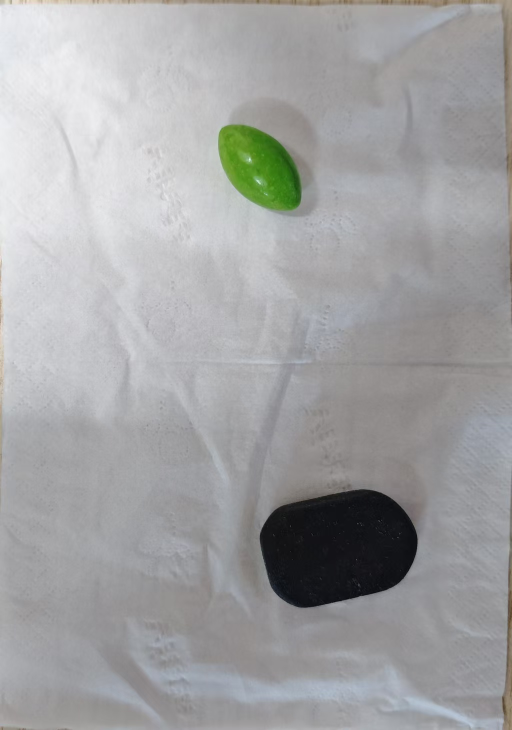
#> input picture data/raw/s01_portrait_1024x1460_cec769fe10.jpg, 1024 x 1460 px (shown at 1/2 size)
$ python label_ground_truth.py
#> lines starting #> are read from the running program, lines starting #| are printed output that depends on the picture
"""Click 4 boxes -> GrabCut turns each into a ground-truth mask.

Usage:  python label_gt.py
  * A window opens for dark.jpg, then light.jpg; for each image you label
    "green" first, then "black".
  * Drag a box loosely around the object (a little margin is fine), release.
  * ENTER / SPACE = accept,  r = redraw,  s = skip this object,  q = quit.
  * Output: outputs/ground_truth/<image>_<object>.png  (+ boxes.json)
"""
import json
import os
import sys

import cv2
import numpy as np

HERE = os.path.dirname(os.path.dirname(os.path.abspath(__file__)))
RAW = os.path.join(HERE, "data", "raw")
GT = os.path.join(HERE, "outputs", "ground_truth")
os.makedirs(GT, exist_ok=True)

JOBS = [
    ("dark", os.path.join(RAW, "s01_portrait_1024x1460_cec769fe10.jpg"), ["green", "black"]),
    ("light", os.path.join(RAW, "s01_landscape_1444x1024_977db1c8be.jpg"), ["green", "black"]),
]
MAXW, MAXH = 880, 860


def rd(path):
    return cv2.imdecode(np.fromfile(path, np.uint8), cv2.IMREAD_COLOR)
#> returned value is the input picture: shape (1460, 1024, 3); mean B, G, R 163.4, 162.6, 162.2


def wr(path, img):
    ok, buf = cv2.imencode(".png", img)
    if ok:
        buf.tofile(path)


def grabcut(img, rect):
    x, y, w, h = rect
    pad = int(0.03 * max(w, h))
    x0, y0 = max(0, x - pad), max(0, y - pad)
    x1, y1 = min(img.shape[1] - 1, x + w + pad), min(img.shape[0] - 1, y + h + pad)
    rect = (x0, y0, x1 - x0, y1 - y0)
    mask = np.zeros(img.shape[:2], np.uint8)
    bgd, fgd = np.zeros((1, 65), np.float64), np.zeros((1, 65), np.float64)
    cv2.grabCut(img, mask, rect, bgd, fgd, 5, cv2.GC_INIT_WITH_RECT)
    out = np.where((mask == cv2.GC_FGD) | (mask == cv2.GC_PR_FGD), 255, 0).astype(np.uint8)
    # keep only the largest blob, so stray pixels outside the object drop out
    n, lab, stats, _ = cv2.connectedComponentsWithStats(out, 8)
    if n > 1:
        biggest = 1 + int(np.argmax(stats[1:, cv2.CC_STAT_AREA]))
        out = np.where(lab == biggest, 255, 0).astype(np.uint8)
    return out


def run(only=None):
    state = {"drag": False, "start": None, "cur": None, "rect": None, "mask": None}
    boxes = {}

    for tag, path, objects in JOBS:
        if only and f"{tag}_" not in only and only != tag:
            continue
        if not os.path.exists(path):
            print(f"[skip] missing {path}")
            continue
        full = rd(path)
        s = min(MAXW / full.shape[1], MAXH / full.shape[0], 1.0)
#> s = 0.589
        disp = cv2.resize(full, None, fx=s, fy=s, interpolation=cv2.INTER_AREA)
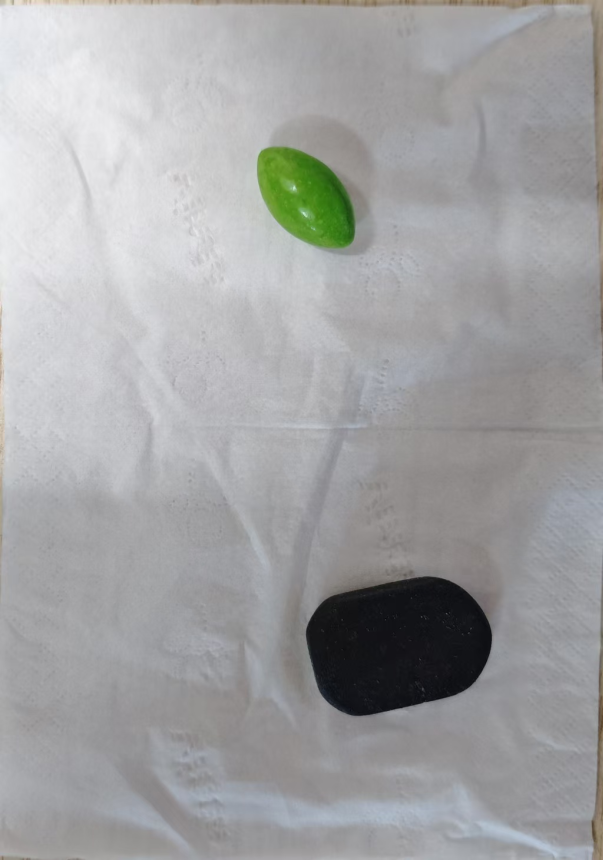
#> disp: shape (860, 603, 3); mean B, G, R 163.5, 162.6, 162.2

        for obj in objects:
            state.update(rect=None, mask=None, drag=False)

            def on_mouse(event, x, y, flags, _param):
                if event == cv2.EVENT_LBUTTONDOWN:
                    state["drag"], state["start"], state["cur"] = True, (x, y), (x, y)
                elif event == cv2.EVENT_MOUSEMOVE and state["drag"]:
                    state["cur"] = (x, y)
                elif event == cv2.EVENT_LBUTTONUP and state["drag"]:
                    state["drag"] = False
                    x0, y0 = state["start"]
                    if abs(x - x0) > 8 and abs(y - y0) > 8:
                        state["rect"] = (min(x0, x), min(y0, y), abs(x - x0), abs(y - y0))

            win = f"label {tag}.jpg / {obj}"
            cv2.namedWindow(win, cv2.WINDOW_AUTOSIZE)
            cv2.setMouseCallback(win, on_mouse)
            print(f"\n== {tag}.jpg  ->  {obj} ==\n"
                  f"   drag a box around the {obj} object; ENTER=accept  r=redraw  s=skip  q=quit")

            while True:
                view = disp.copy()
                if state["rect"] and state["mask"] is None:
                    x, y, w, h = state["rect"]
                    sx, sy = 1 / s, 1 / s
                    state["mask"] = grabcut(full, (int(x * sx), int(y * sy), int(w * sx), int(h * sy)))
                if state["mask"] is not None:
                    small = cv2.resize(state["mask"], (disp.shape[1], disp.shape[0]),
                                       interpolation=cv2.INTER_NEAREST)
                    tint = np.zeros_like(disp)
                    tint[small > 0] = (0, 255, 255)
                    view = cv2.addWeighted(view, 1.0, tint, 0.35, 0)
                    cnts, _ = cv2.findContours(small, cv2.RETR_EXTERNAL, cv2.CHAIN_APPROX_SIMPLE)
                    cv2.drawContours(view, cnts, -1, (0, 255, 255), 2)
                if state["drag"] and state["start"] and state["cur"]:
                    cv2.rectangle(view, state["start"], state["cur"], (0, 255, 0), 1)
                cv2.imshow(win, view)
                k = cv2.waitKey(20) & 0xFF
                if k in (13, 32) and state["mask"] is not None:
                    wr(os.path.join(GT, f"{tag}_{obj}.png"), state["mask"])
                    boxes[f"{tag}_{obj}"] = list(state["rect"])
                    print(f"   saved {tag}_{obj}.png  ({int((state['mask'] > 0).sum())} px)")
                    break
                if k == ord("r"):
                    state.update(rect=None, mask=None)
                elif k == ord("s"):
                    print("   skipped")
                    break
                elif k in (ord("q"), 27):
                    cv2.destroyAllWindows()
                    print("   aborted")
                    with open(os.path.join(GT, "boxes.json"), "w", encoding="utf-8") as f:
                        json.dump(boxes, f, indent=2)
                    return
            cv2.destroyWindow(win)
#> this loop made 1 pass; (key q is pressed on pass 1)
#> after the loop, boxes = 0 items; state = 5 items

    cv2.destroyAllWindows()
    with open(os.path.join(GT, "boxes.json"), "w", encoding="utf-8") as f:
        json.dump(boxes, f, indent=2)
    print(f"\ndone: {len(boxes)} masks -> {GT}")


if __name__ == "__main__":
    # "python label_gt.py dark_green" re-labels just that one object
    sys.exit(run(sys.argv[1] if len(sys.argv) > 1 else None))
#> (the program exits here)
